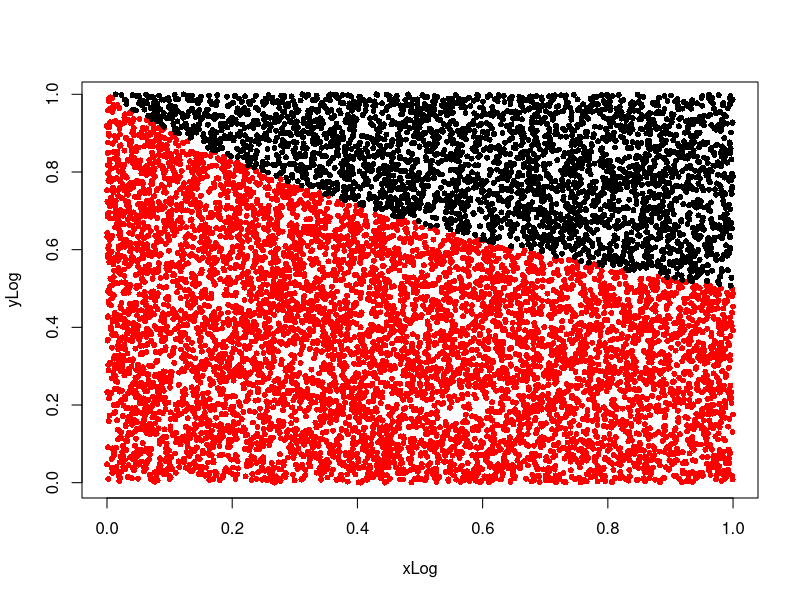
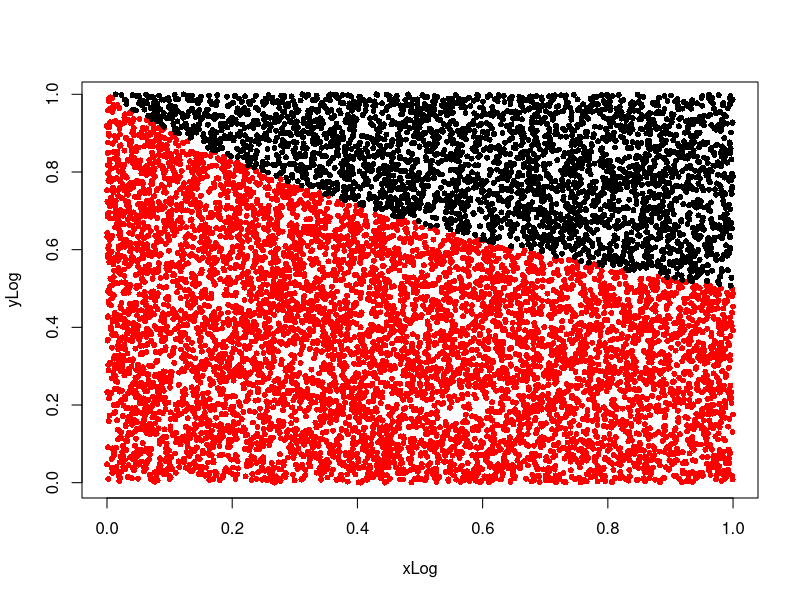

Reproduce these figures in R, in order.
# 02.01 - Exercise 5 - Estimating ln(2)

NVALS = 10000
vlsX = runif(NVALS)
vlsY = runif(NVALS)

hit = 0
hitCoords = c()
for (k in 1:NVALS) {
  if (vlsY[k] <= 1/(vlsX[k] + 1)) {
    hit = hit + 1
    hitCoords = c(hitCoords, k)
  }
}
hit
length(hitCoords)

xLog = vlsX[hitCoords]
yLog = vlsY[hitCoords]
xOut = vlsX[-hitCoords]
yOut = vlsY[-hitCoords]

plot(xLog, yLog, col="red", pch=16, cex=0.8)
points(xOut, yOut, pch=16, cex=0.8)

png(filename = "~/GITHUB/CoveredInChocolate.github.io/IntroProb/img/02.01_Ex05.png",
    width=400, height=400)
plot(xLog, yLog, col="red", pch=16, cex=0.8)
points(xOut, yOut, pch=16, cex=0.8)
dev.off()

# log(2)
hit/NVALS
log(2)
(hit/NVALS)/log(2)
